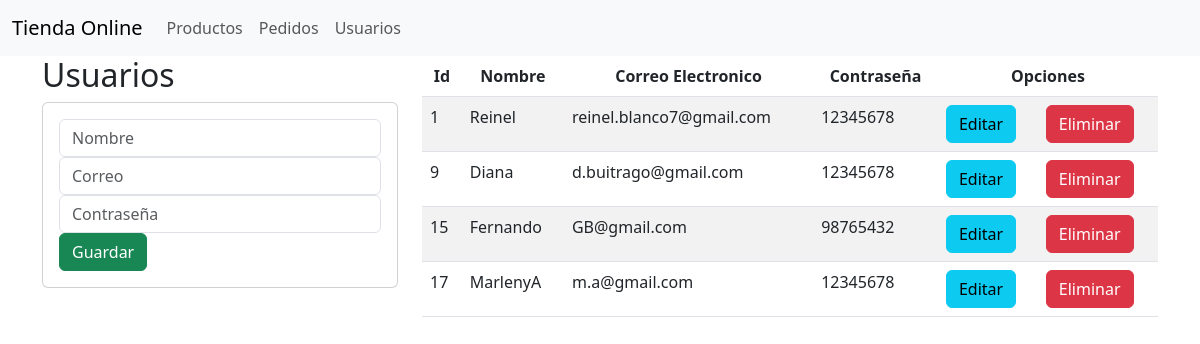
Screenshot of /usuarios/ with the database file from the repository.
### TiendaOnlineRJ/models.py (models this page shows)
class Usuario(models.Model):
    nombre = models.CharField(max_length=50)
    correo_electronico = models.CharField(max_length=50)
    contrasena = models.CharField(max_length=30)
    objects = models.Manager()
    class Meta:
        db_table = 'usuario'

### TiendaOnlineRJ/views.py (the view)
# urls.py: path('usuarios/', views.index),
def index(request):
    listaUsuarios = list(Usuario.objects.values())
    return render(request, 'usuarios.html', {"usuarios": listaUsuarios})

### TiendaOnlineRJ/templates/usuarios.html (shortened to what this page needs)
{% extends "./base.html" %}
{% block body %}
<div class="row">
    <div class="col-sm-12 col-md-6 col-lg-4 col-xl-4">
        <h2>Usuarios</h2>
        <div class="card">
            <div class="card-body">
                <form action="registrarUsuario/" method="POST"> {% csrf_token %}
                    <div class="form-group">
                        <input type="text" id="txtNombre" name="txtNombre" minlength="3" class="form-control" placeholder="Nombre" required>
                    </div>
                    <div class="form-group">
                        <input type="email" id="txtCorreo" name="txtCorreo" class="form-control" placeholder="Correo" required>
                    </div>
                    <div class="form-group">
                        <input type="text" id="txtContraseña" name="txtContraseña" minlength="8" class="form-control" placeholder="Contraseña" required>
                    </div>
                    <div class="form-group">
                        <button type="submit" class="btn btn-success btn-block text-white">Guardar</button>
                    </div>
                </form>
            </div>
        </div>
    </div>
    <div class="col-sm-12 col-md-6 col-lg-8 col-xl-8">
        <div class="table-responsive">
            <table class="table table-striped">
                <thead>
                    <tr>
                        <th class="centered">Id</th>
                        <th class="centered">Nombre</th>
                        <th class="centered">Correo Electronico</th>
                        <th class="centered">Contraseña</th>
                        <th colspan="2" class="centered">Opciones</th>
                    </tr>
                </thead>
                <tbody>
                    {% for u in usuarios %}
                    <tr>
                        <td>{{u.id}}</td>
                        <td>{{u.nombre}}</td>
                        <td>{{u.correo_electronico}}</td>
                        <td>{{u.contrasena}}</td>
                        <td><a href="editarUsuario/{{u.id}}" class="btn btn-info">Editar</a></td>
                        <td><a href="eliminarUsuario/{{u.id}}" class="btn btn-danger">Eliminar</a></td>
                    </tr>
                    {% endfor %}
                </tbody>
            </table>
        </div>
    </div>
</div>
{% endblock %}

### TiendaOnlineRJ/static/css/index.css (style rules this page uses)
.centered { text-align: center !important; vertical-align: middle !important; }

### rows the page displays
Usuario: id "1", nombre "Reinel", correo_electronico "reinel.blanco7@gmail.com", contrasena "12345678"
Usuario: id "9", nombre "Diana", correo_electronico "d.buitrago@gmail.com", contrasena "12345678"
Usuario: id "15", nombre "Fernando", correo_electronico "GB@gmail.com", contrasena "98765432"
Usuario: id "17", nombre "MarlenyA", correo_electronico "m.a@gmail.com", contrasena "12345678"
